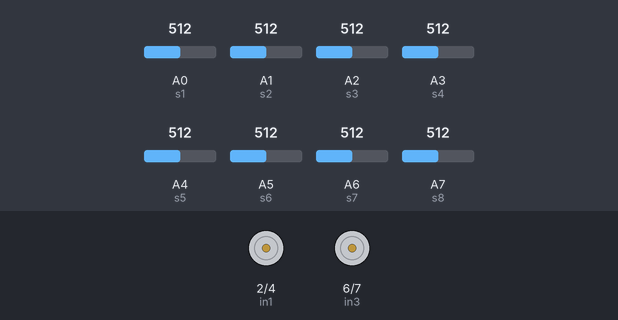
Simulated run of this sketch. Board: Arduino Nano, built with avr-gcc and run on an emulated ATmega328P. Shown: motor-driver pin pairs drawn as motors (green arrow = first pin HIGH = forward, orange = second pin HIGH = backward, longer = more drive, scaled by the enable pin). The test bench sets the inputs (shaded band); at power-on: A1 (s2) = 512, A6 (s7) = 512, A0 (s1) = 512, A2 (s3) = 512, A3 (s4) = 512, A4 (s5) = 512, A5 (s6) = 512, A7 (s8) = 512.

Above: at 1.2 s.
1.3 s: A1 (s2) set to 741
2.8 s: A1 (s2) set to 759
At 4.0 s:
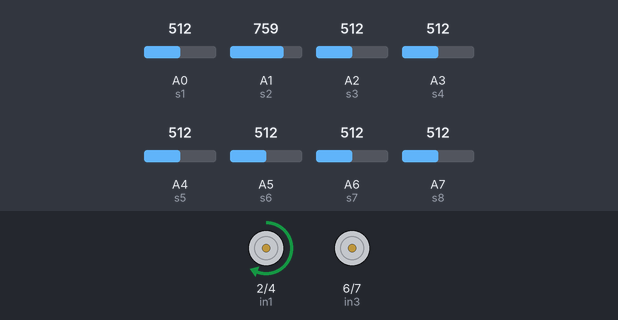
4.3 s: A6 (s7) set to 735
5.8 s: A6 (s7) set to 761
At 6.7 s:
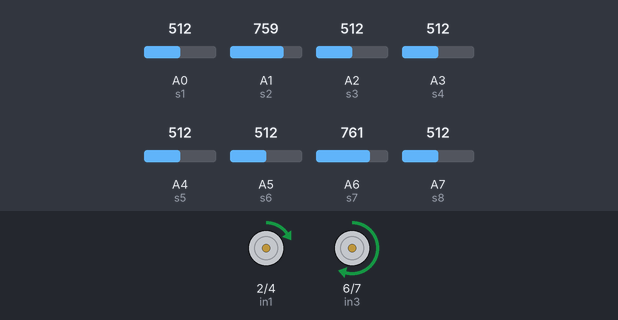
7.3 s: A6 (s7) set to 740
At 8.5 s:
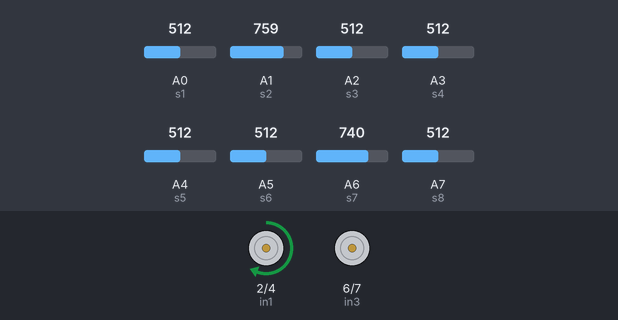
8.8 s: A6 (s7) set to 760
At 10.1 s:
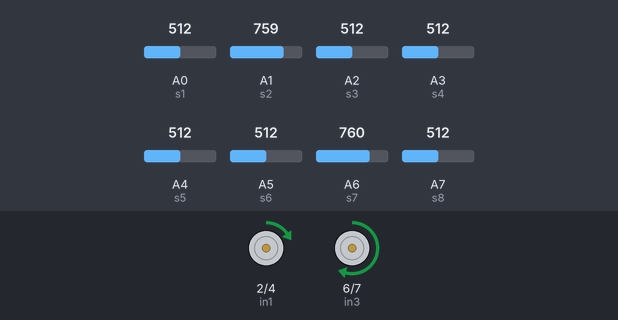
Timing chart, 0 to 11.3 s (numbered marks = the images above; inputs shaded):
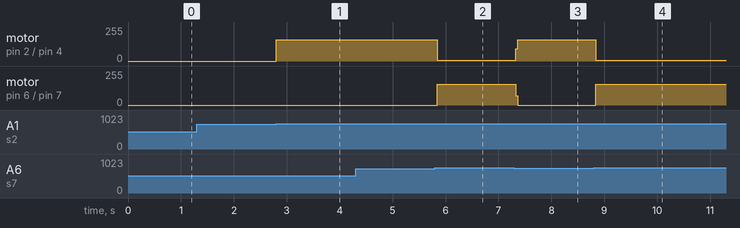

The sketch:

robot_polow_line.ino
```cpp
//motor a
const int enA = 3; // Pin untuk mengatur kecepatan motor A (PWM)
const int in1 = 2; // Pin untuk mengatur arah motor A (input 1)
const int in2 = 4; // Pin untuk mengatur arah motor A (input 2)


//motor b
const int enB = 5; // Pin untuk mengatur kecepatan motor B (PWM)
const int in3 = 6; // Pin untuk mengatur arah motor B (input 1)
const int in4 = 7; // Pin untuk mengatur arah motor B (input 2)


//sensor
const int s8 = A7; // Pin untuk sensor 8
const int s7 = A6; // Pin untuk sensor 7
const int s6 = A5; // Pin untuk sensor 6
const int s5 = A4; // Pin untuk sensor 5
const int s4 = A3; // Pin untuk sensor 4
const int s3 = A2; // Pin untuk sensor 3
const int s2 = A1; // Pin untuk sensor 2
const int s1 = A0; // Pin untuk sensor 1


// Fungsi agar robot bergerak maju
void gerakroda2() {
  digitalWrite(in1, HIGH); // Mengatur motor A maju
  digitalWrite(in2, LOW);  // Mengatur motor A berhenti
  digitalWrite(in3, HIGH); // Mengatur motor B maju
  digitalWrite(in4, LOW);  // Mengatur motor B berhenti
  analogWrite(enA, 190);    // Mengatur kecepatan motor A (190 dari 255)
  analogWrite(enB, 190);    // Mengatur kecepatan motor B (190 dari 255)
}


// Fungsi agar robot berhenti
void stop() {
  digitalWrite(in1, HIGH); // Mengatur motor A maju
  digitalWrite(in2, LOW);  // Mengatur motor A berhenti
  digitalWrite(in3, HIGH); // Mengatur motor B maju
  digitalWrite(in4, LOW);  // Mengatur motor B berhenti
  analogWrite(enA, 0);     // Mematikan motor A (kecepatan 0)
  analogWrite(enB, 0);     // Mematikan motor B (kecepatan 0)
}


// Fungsi agar robot berbelok kanan
void gerakrodakanan() {
  digitalWrite(in1, HIGH); // Mengatur motor A maju
  digitalWrite(in2, LOW);  // Mengatur motor A berhenti
  digitalWrite(in3, HIGH); // Mengatur motor B maju
  digitalWrite(in4, LOW);  // Mengatur motor B berhenti
  analogWrite(enA, 0);     // Mematikan motor A (kecepatan 0)
  analogWrite(enB, 190);    // Mengatur kecepatan motor B (190 dari 255)
}


// Fungsi agar robot berbelok kanan
void gerakrodakanandikit() {
  digitalWrite(in1, HIGH); // Mengatur motor A maju
  digitalWrite(in2, LOW);  // Mengatur motor A berhenti
  digitalWrite(in3, HIGH); // Mengatur motor B maju
  digitalWrite(in4, LOW);  // Mengatur motor B berhenti
  analogWrite(enA, 0);     // Mematikan motor A (kecepatan 0)
  analogWrite(enB, 160);    // Mengatur kecepatan motor B (160 dari 255)
}


void gerakrodakanandikitbanget() {
  digitalWrite(in1, HIGH); // Mengatur motor A maju
  digitalWrite(in2, LOW);  // Mengatur motor A berhenti
  digitalWrite(in3, HIGH); // Mengatur motor B maju
  digitalWrite(in4, LOW);  // Mengatur motor B berhenti
  analogWrite(enA, 0);     // Mematikan motor A (kecepatan 0)
  analogWrite(enB, 160);    // Mengatur kecepatan motor B (160 dari 255)
}


// Fungsi agar robot berbelok kiri
void gerakrodakiri() {
  digitalWrite(in1, HIGH); // Mengatur motor A maju
  digitalWrite(in2, LOW);  // Mengatur motor A maju
  digitalWrite(in3, HIGH); // Mengatur motor B maju
  digitalWrite(in4, LOW);  // Mengatur motor B maju
  analogWrite(enA, 190);    // Mengatur kecepatan motor A (190 dari 255)
  analogWrite(enB, 0);     // Mematikan motor B (kecepatan 0)
}


void gerakrodakiridikit() {
  digitalWrite(in1, HIGH); // Mengatur motor A maju
  digitalWrite(in2, LOW);  // Mengatur motor A maju
  digitalWrite(in3, HIGH); // Mengatur motor B maju
  digitalWrite(in4, LOW);  // Mengatur motor B maju
  analogWrite(enA, 160);     // Mematikan motor A (kecepatan 160)
  analogWrite(enB, 0);    // Mengatur kecepatan motor B (0 dari 255)
}


void gerakrodakiridikitbanget() {
  digitalWrite(in1, HIGH); // Mengatur motor A maju
  digitalWrite(in2, LOW);  // Mengatur motor A maju
  digitalWrite(in3, HIGH); // Mengatur motor B maju
  digitalWrite(in4, LOW);  // Mengatur motor B maju
  analogWrite(enA, 160);     // Mematikan motor A (kecepatan 160)
  analogWrite(enB, 0);    // Mengatur kecepatan motor B (0 dari 255)
}


void setup() {
  // Inisialisasi pin yang akan digunakan
  Serial.begin(9600);      // Memulai komunikasi serial dengan baud rate 9600


  pinMode(enA, OUTPUT);    // Mengatur pin enA sebagai output
  pinMode(in1, OUTPUT);    // Mengatur pin in1 sebagai output
  pinMode(in2, OUTPUT);    // Mengatur pin in2 sebagai output


  pinMode(enB, OUTPUT);    // Mengatur pin enB sebagai output
  pinMode(in3, OUTPUT);    // Mengatur pin in3 sebagai output
  pinMode(in4, OUTPUT);    // Mengatur pin in4 sebagai output


  pinMode(s8, INPUT);      // Mengatur pin s8 sebagai input
  pinMode(s7, INPUT);      // Mengatur pin s7 sebagai input
  pinMode(s6, INPUT);      // Mengatur pin s6 sebagai input
  pinMode(s5, INPUT);      // Mengatur pin s5 sebagai input
  pinMode(s4, INPUT);      // Mengatur pin s4 sebagai input
  pinMode(s3, INPUT);      // Mengatur pin s3 sebagai input
  pinMode(s2, INPUT);      // Mengatur pin s2 sebagai input
  pinMode(s1, INPUT);      // Mengatur pin s1 sebagai input
}


void loop() {
  // Membaca sensor analog
  int sensor8 = analogRead(s8); // Membaca nilai analog dari sensor 8
  int sensor7 = analogRead(s7); // Membaca nilai analog dari sensor 7
  int sensor6 = analogRead(s6); // Membaca nilai analog dari sensor 6
  int sensor5 = analogRead(s5); // Membaca nilai analog dari sensor 5
  int sensor4 = analogRead(s4); // Membaca nilai analog dari sensor 4
  int sensor3 = analogRead(s3); // Membaca nilai analog dari sensor 3
  int sensor2 = analogRead(s2); // Membaca nilai analog dari sensor 2
  int sensor1 = analogRead(s1); // Membaca nilai analog dari sensor 1


  // Mengambil keputusan berdasarkan nilai sensor untuk arah gerak robot
  if (sensor1 >= 750 && sensor2 >= 750) {
    gerakrodakiri();
  }
  if (sensor7 >= 750 && sensor8 >= 750) {
    gerakrodakanan();
  }
  if(sensor3 >= 750){
    gerakrodakiridikitbanget();
  }
  if(sensor6 >= 750){
    gerakrodakanandikitbanget();
  }
  if(sensor2 >= 750){
    gerakrodakiridikit();
  }
  if(sensor7 >= 750){
    gerakrodakanandikit();
  }
  if(sensor4 >= 750 && sensor5 >= 750){
    gerakroda2(); // Bergerak maju jika kondisi lain tidak terpenuhi
  }


}
```

Measured:
- the behaviour switches between 749 and 750 on A1 (s2) (found by bisection; images 0 and 1)
- the behaviour switches between 749 and 750 on A6 (s7) (found by bisection; images 1 and 2)
- after the input at 1.3 s, every drawn part: stays the same
- after the input at 2.8 s, motor on pin 2 (in1) / pin 4 (in2): stopped → forward 160/255 at once
- after the input at 4.3 s, every drawn part: stays the same
- after the input at 5.8 s, motor on pin 2 (in1) / pin 4 (in2): forward 160/255 → forward 6/255 at once; motor on pin 6 (in3) / pin 7 (in4): stopped → forward 154/255 at once
- after the input at 7.3 s, motor on pin 2 (in1) / pin 4 (in2): forward 6/255 → forward 160/255 at once; motor on pin 6 (in3) / pin 7 (in4): forward 154/255 → stopped at once
- after the input at 8.8 s, motor on pin 2 (in1) / pin 4 (in2): forward 160/255 → forward 6/255 at once; motor on pin 6 (in3) / pin 7 (in4): stopped → forward 154/255 at once
